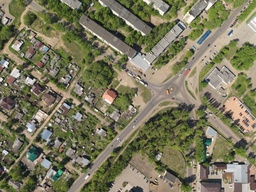
#> input picture seminars/seminar_02/data/aerial_image.jpg, 256 x 192 px, shrunk from 1024 x 768 before the run
$ jupyter execute --allow-errors Seminar_2.ipynb
#> lines starting #> are read from the running program, lines starting #| are printed output that depends on the picture; after the words box and inside, x2 and y2 are one past the last pixel; in counts of white or black regions, pixels touching at a corner belong together
<center>

# [Компьютерное зрение](https://cogmodel.mipt.ru/wiki/index.php/%D0%9A%D0%BE%D0%BC%D0%BF%D1%8C%D1%8E%D1%82%D0%B5%D1%80%D0%BD%D0%BE%D0%B5_%D0%B7%D1%80%D0%B5%D0%BD%D0%B8%D0%B5)

## <center> Семинар 2 - Цветовые пространства, гистограммы изображений, интегральные изображения

***

Источник используемого аэрофотоснимка: https://sovzond.ru/upload/medialibrary/267/%D0%98%D1%81%D1%85%D0%BE%D0%B4%D0%BD%D1%8B%D0%B9-%D0%B0%D1%8D%D1%80%D0%BE%D1%84%D0%BE%D1%82%D0%BE%D1%81%D0%BD%D0%B8%D0%BC%D0%BE%D0%BA.jpg

[cell 1]
from pathlib import Path

import cv2
import numpy as np

import matplotlib.pyplot as plt

[cell 2]
IMG_PATH = "data/aerial_image.jpg"

if not Path(IMG_PATH).exists():
    !git clone https://github.com/alexmelekhin/cv_course_2023.git
    !mv cv_course_2023/seminars/seminar_02/data .

# Цветовые пространства

Наиболее распространенным представлением цвета пикселя является пространство RGB. В таком представлении цвет представлен тремя числами: интенсивностями красного, зеленого и синего базисных цветов.

[cell 3]
img = cv2.imread(IMG_PATH)
#> img is the input picture: shape (192, 256, 3); mean B, G, R 93.1, 119.5, 122.4

[cell 4]
img_rgb = cv2.cvtColor(img, cv2.COLOR_BGR2RGB)

[cell 5]
plt.figure(figsize=[10, 10])
plt.imshow(img_rgb)

cvtColor поддерживает конвертацию между множеством других цветовых схем. К примеру, чтобы получить серое изобаржение из цветного достаточно:

[cell 6]
img_gray = cv2.cvtColor(img, cv2.COLOR_BGR2GRAY)

[cell 7]
plt.figure(figsize=[10, 10])
plt.imshow(img_gray, cmap='Greys_r')

Если не предполагается использовать информацию о цвете пикселей, то можно сразу загрузить изображение в оттенках серого:

[cell 8]
img_gray = cv2.imread(IMG_PATH, cv2.IMREAD_GRAYSCALE)
#> img_gray: shape (192, 256); min 8, max 255, mean 117.4

[cell 9]
plt.figure(figsize=[10, 10])
plt.imshow(img_gray, cmap='Greys_r')

серое изображение - двумерный массив:

[cell 10]
print('type(img_gray) = ', type(img_gray))
#| type(img_gray) =  <class 'numpy.ndarray'>
print('img_gray.shape = ', img_gray.shape)
#| img_gray.shape =  (192, 256)
print('img_gray.dtype = ', img_gray.dtype)
#| img_gray.dtype =  uint8

## Упражнение 1: RGB $\to$ gray

Реализуйте функцию преобразования цветного изображения в формате RGB в серое

[cell 11]
def convert_rgb_to_grayscale(img_rgb):
    R, G, B = np.split(img_rgb, 3, axis = -1)
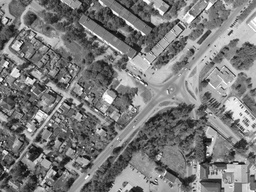
#> R: shape (192, 256, 1); min 2, max 255, mean 122.4
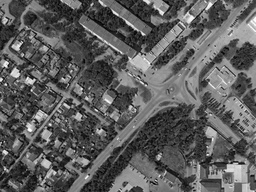
#> B: shape (192, 256, 1); min 0, max 255, mean 93.1
    return np.round((0.299 * R + 0.587 * G + 0.114 * B), 0).astype(np.uint8)[..., 0]

[cell 12]
assert((cv2.cvtColor(img_rgb, cv2.COLOR_RGB2GRAY) == convert_rgb_to_grayscale(img_rgb)).all())

## Вопрос 1
Почему бы не использовать при преобразовании в серое просто среднее арифметическое?

**Ответ:** цвет получается смешанный, теряется часть качества изображения

Кроме RGB/BGR и grayscale существуют и другие цветовые представления. Преобразования между ними можно осуществлять с помощью библиотеки OpenCV следующим способом:

### RGB $\to$ HSV

[cell 13]
img_hsv = cv2.cvtColor(img_rgb, cv2.COLOR_RGB2HSV)
#> img_hsv: shape (192, 256, 3); mean H, S, V 31.1, 74.4, 126

[cell 14]
plt.figure(figsize=[10, 10])
plt.imshow(img_hsv)

### RGB $\to$ YUV

[cell 15]
img_yuv = cv2.cvtColor(img_rgb, cv2.COLOR_RGB2YUV)
#> img_yuv: shape (192, 256, 3); mean of channels 0, 1, 2 117.4, 116.1, 132.4

[cell 16]
plt.figure(figsize=[10, 10])
plt.imshow(img_yuv)

## Упражнение 2
Попробуйте другие цветовые пространства, конвертация в которые реализована в OpenCV.

[cell 17]
# your code here
#trying hls
img_hls = cv2.cvtColor(img_rgb, cv2.COLOR_RGB2HLS)
#> img_hls: shape (192, 256, 3); mean of channels 0, 1, 2 31.1, 109.4, 53.4

plt.figure(figsize=[10, 10])
plt.imshow(img_hls)

## Упражнение 3: RGB $\to$ HSV

Реализуйте самостоятельно конвертацию из RGB в HSV и сравните её с реализацией в OpenCV.

[cell 18]
#https://stackoverflow.com/questions/2612361/convert-rgb-values-to-equivalent-hsv-values-using-python

[cell 19]
from typing import Union
def cround(arr: np.ndarray):

    m = arr % 1. <= .49999999999999999
    # print(arr % 1.)
    arr[m] = np.floor(arr[m])
    arr[~m] = np.ceil(arr[~m])
    return arr

def rgb_to_hsv(img_rgb):
    img_rgb = img_rgb.astype(np.float64)

    input_shape = img_rgb.shape
#> input_shape = (192, 256, 3)
    img_rgb = img_rgb.reshape(-1, 3)
    r, g, b = img_rgb[:, 0], img_rgb[:, 1], img_rgb[:, 2]

    maxc = np.maximum(np.maximum(r, g), b)
    minc = np.minimum(np.minimum(r, g), b)
    v = maxc

    deltac = maxc - minc
    s = deltac / maxc
    deltac[deltac == 0] = 1  # to not divide by zero (those results in any way would be overridden in next lines)
    rc = (maxc - r) / deltac
    gc = (maxc - g) / deltac
    bc = (maxc - b) / deltac

    h = 4.0 + gc - rc
    h[g == maxc] = 2.0 + rc[g == maxc] - bc[g == maxc]
    h[r == maxc] = bc[r == maxc] - gc[r == maxc]
    h[minc == maxc] = 0.0

    h = (h / 6.0) % 1.0 - 1e-7
    hsv = np.dstack([h * 180., s * 255., v]).reshape(input_shape)
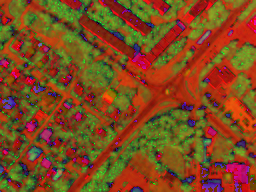
#> hsv: shape (192, 256, 3) float64; mean of channels 0, 1, 2 31.1, 74.4, 126; drawn with min black and max white
    return np.round(hsv + 1e-1, 0).astype(np.uint8)

С данным методом возникает проблема округления чисел типа ".5", так как стандарт в питоне IEEE не определяет точных правил округления, так что я заменил ассерт на более слабый: количество ошибок округления в сумме равно нулю.

[cell 20]
# assert(np.allclose(rgb_to_hsv(img_rgb), cv2.cvtColor(img_rgb, cv2.COLOR_RGB2HSV)))
assert(np.sum(rgb_to_hsv(img_rgb) - rgb_to_hsv(img_rgb), (0, 1, 2)) == 0)

## Вопрос 2

В каких задачах переход из RGB в другое цветовое пространство может быть полезным?

**Ответ:** например, для задач сегментации изображения или для лучшего представления цветов изображения, богатой передачи цвета или для представления цвета в определённых устройствах, например в камере робота или старом телевизоре

# Гистограмма изображения

Напомним, что гистограммой изображения называется функция, показыващая количество пикселей изображения с заданным в качестве аргумента значением интенсивности:

$$
    h(v) = \sum_{x = 0}^{W - 1} \sum_{y = 0}^{H - 1} [f(x, y) = v]
$$

Если дополнительно потребовать, чтобы $\sum_{v = 0}^{255} h(v) = 1$, то $h$ будет представлять функцию плотности распределения интенсивности на изображении.

Определим вспомогательную функцию, позволяющую визализировать гистограмму:

[cell 21]
def visualize_hist(hist):
    plt.figure(figsize=[20, 5])
    plt.bar(np.arange(len(hist)), hist / hist.sum())

Рассчитать гистограмму можно с помощью встроенной функции OpenCV:

[cell 22]
hist_cv = cv2.calcHist([img_gray],      # список изображений
                       [0],             # список каналов
                       None,            # маска (без маски)
                       [256],           # размер гистограммы
                       [0, 256])[:, 0]  # диапазон значений
#> hist_cv = 256 values, max 508 at index 114, min 0 at index 0, mean 192

Результат представляет собой обычный массив длины 256:

[cell 23]
print('hist_cv.shape = ', hist_cv.shape)
#| hist_cv.shape =  (256,)

и выглядит следующим образом:

[cell 24]
visualize_hist(hist_cv)
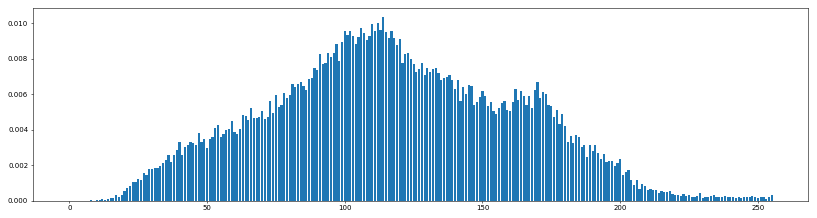
#> figure drawn by matplotlib, 1 panel; tallest bar 0.0103 high, from x = 113.6 to 114.4

## Упражнение 4: Построение гистограммы

Реализуйте функцию для расчета гистограммы изображения.

[cell 25]
def compute_hist(img):
    bins = np.bincount(img.reshape(-1))
#> bins has the same summary as hist_cv outside compute_hist
    return bins

[cell 26]
hist_my = compute_hist(img_gray)
#> hist_my has the same summary as hist_cv

[cell 27]
visualize_hist(hist_my)

[cell 28]
assert((hist_my == hist_cv).all())

 ## Вопрос 3

 Что можно сказать об изображении по его гистограмме?

**Ответ:** Гистограмма изображения позволяет оценить количество и разнообразие оттенков изображения, а также общий уровень яркости изображения.

## Вопрос 4

Допустим, вы смотрите некоторый фильм и для текущего кадра выводите его гистограмму. Как будет меняться эта гистограмма с течением времени?

**Ответ:** с изменением времени можно смотреть, как меняется или двигается область изображения: свет, растительность на снимках со спутника, не знаю...

## Упражнение 5: JPEG и гистограмма

Исследуйте, как влияет степень сжатия алгоритма JPEG на вид гистограммы изображения.

[cell 29]
# your code here
for q in [5, 20, 50]:
    ok, img_buf = cv2.imencode('.jpg', img_gray, (cv2.IMWRITE_JPEG_QUALITY, q))
#> img_buf = 2361 values, max 255 at index 0, min 0 at index 4, mean 120.1
    img_2 = cv2.imdecode(img_buf, cv2.IMREAD_COLOR)
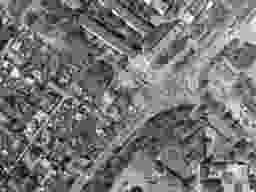
#> img_2: shape (192, 256, 3); min 0, max 255, mean 117.5

    hist_my = compute_hist(img_2)
#> hist_my = 256 values, max 3684 at index 108, min 6 at index 250, mean 576
    visualize_hist(hist_my)
    plt.title(f"jpeg quality = {q}")
#> figure, not shown here; tallest bar 0.025 high, from x = 107.6 to 108.4
#> figure, not shown here; tallest bar 0.0101 high, from x = 104.6 to 105.4
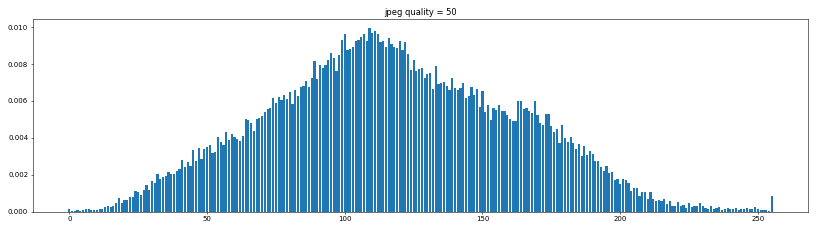
#> figure drawn by matplotlib, 1 panel; tallest bar 0.00995 high, from x = 108.6 to 109.4

## Упражнение 6: Сегментация

На загруженном аэроортофотоплане выделите зеленые насаждения. Для этого постройте бинарную маску, где 1 будет отвечать наличию насаждений в данном пикселе, 0 - их отсутствию, и визуализируйте её. А также рассчитайте, какую долю изображения занимают зеленые насаждения. С какой ошибкой (погрешностью) получена эта величина?

Подсказка: вам должно помочь HSV пространство и гистограмма. Погрешность может быть оценена на глаз, по вашей неуверенности в определении порога отделения классов 'зеленые насаждения'/'прочее'.

https://medium.com/neurosapiens/segmentation-and-classification-with-hsv-8f2406c62b39

[cell 30]
# your code here
img_hsv_seg = rgb_to_hsv(img_rgb)
h = img_hsv_seg[:, :, 0]
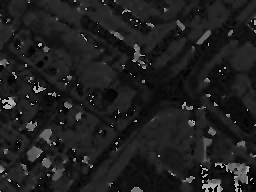
#> h: shape (192, 256); min 0, max 179, mean 31.2
s = img_hsv_seg[:, :, 1]
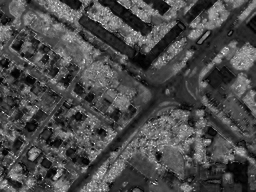
#> s: shape (192, 256); min 0, max 255, mean 74.5
v = img_hsv_seg[:, :, 2]


mask = cv2.inRange(img_hsv_seg, (36, 25, 25), (70, 255,255))
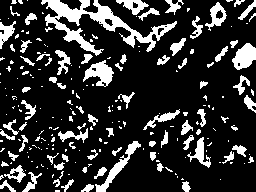
#> mask: shape (192, 256); 19.2% white; 225 white regions (147 under 20 px), largest, box (x1, y1, x2, y2) and area: (41, 0, 177, 56) 2046, (95, 141, 141, 192) 445, (83, 60, 114, 87) 435
mask = mask > 0
plt.imshow(img_rgb * (mask[..., None] ))

print(f"percentage of greens is {round(np.sum(mask, axis = (0, 1)) / np.prod(img_gray.shape) * 100, 1)}%")
#| percentage of greens is 19.2%

# Упражнение 7: Интегральное изображение
Напомним, что интегральным изображением называется следующая функция:
$$
    I(x, y) = \sum_{i = 0}^{x} \sum_{j = 0}^{y} f(i, j)
$$
С помощью интегрального изображения можно за $O(1)$ вычислять сумму интенсивностей в произвольной прямоугольной области. Требуется реализовать расчет интегрального изображения, а также быстрый расчет сумм интенсивностей в прямоугольнике заданном верхним левым углом, шириной и высотой $x, y, w, h$.

[cell 31]
class IntegralImage:
    """
    https://github.com/sawyersteven/Integral-Image
    https://computersciencesource.wordpress.com/2010/09/03/computer-vision-the-integral-image/
    """
    def __init__(self, img):
        assert(len(img.shape) == 2)
        self.table = np.zeros_like(img, dtype = np.uint64)
        # your code here
        h, w = self.table.shape
#> h = 192; w = 256

        for y in range(h):
            for x in range(w):
                self.table[y][x] = img[y][x] + self.idx(x - 1, y) + self.idx(x, y - 1) - self.idx(x - 1, y - 1)
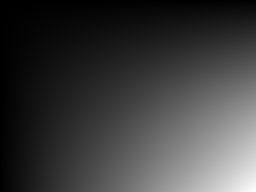
#> self.table: shape (192, 256) uint64; min 170, max 5769243, mean 1393198.2; drawn with min black and max white

    def idx(self, x, y):
        w, h = self.table.shape
        if x < 0 or y < 0 or x >= h or y >= w:
            return 0
        else:
            return self.table[y][x]

    def sum(self, x, y, w, h) -> int:
        y += h - 1
        x += w - 1
        return self.idx(x, y) - self.idx(x, y - h) - self.idx(x - w, y) + self.idx(x - w, y - h)

[cell 32]
I = IntegralImage(img_gray)

[cell 33]
x, y, w, h = 0, 0, 100, 100
assert(img_gray[y:y + h, x:x + w].sum() == I.sum(x, y, w, h))

x, y, w, h = 100, 100, 100, 100
#> (the rest of this cell did not finish here and is left out)
